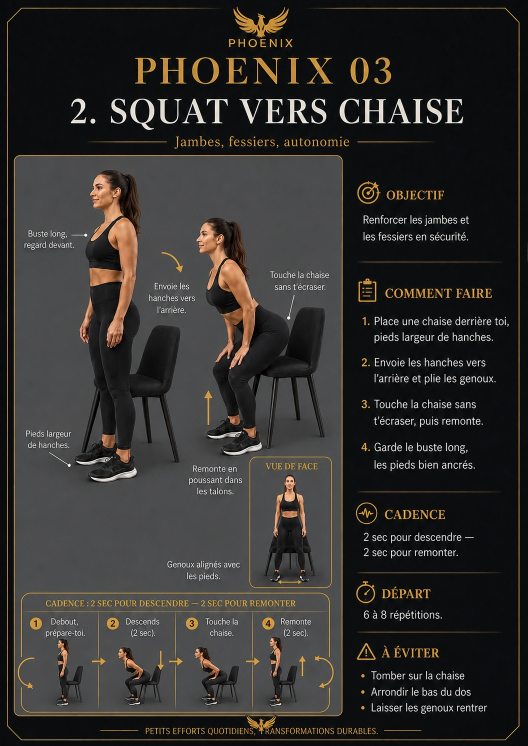
#> input picture assets/posters/v2/squat-vers-chaise-a4-v2.webp, 1055 x 1491 px (shown at 1/2 size)
$ python crop_a4_v2_regions.py
#> lines starting #> are read from the running program, lines starting #| are printed output that depends on the picture
from pathlib import Path

from PIL import Image


ROOT = Path(__file__).resolve().parents[1]
POSTERS = ROOT / "assets" / "posters" / "v2"
OUTPUT = ROOT / "assets" / "library-a4" / "v2"

# Coordinates are expressed in the 1055 × 1491 V2 master space.
# Mobile CSS deliberately rebuilds a complete four-sided gold frame around
# every section, so no crop depends on a neighbouring poster rule.
REGIONS = {
    "squat": {
        "source": POSTERS / "squat-vers-chaise-a4-v2.webp",
        "hero-grey": (29, 310, 686, 1184),
        "objective": (690, 348, 1027, 528),
        "comment-faire": (690, 526, 1027, 970),
        "cadence": (690, 966, 1027, 1137),
        "volume": (690, 1130, 1027, 1260),
        "a-eviter": (690, 1252, 1027, 1434),
        "sequence": (42, 1182, 686, 1435),
    },
    "one-arm-row": {
        "source": POSTERS / "tirage-un-bras-appui-a4-v2.webp",
        "hero-grey": (38, 324, 671, 1178),
        "objective": (686, 350, 1027, 551),
        "comment-faire": (686, 548, 1027, 967),
        "cadence": (686, 965, 1027, 1148),
        "volume": (686, 1145, 1027, 1278),
        "a-eviter": (686, 1275, 1027, 1427),
        "sequence": (39, 1176, 671, 1424),
    },
}


for movement, config in REGIONS.items():
    destination = OUTPUT / movement
    destination.mkdir(parents=True, exist_ok=True)
    with Image.open(config["source"]).convert("RGB") as poster:
#> poster is the input picture: PIL image 1055x1491 RGB; mean R, G, B 49.9, 48.1, 45.7
        for name, box in config.items():
            if name == "source":
                continue
            poster.crop(box).save(
                destination / f"{name}.webp",
                "WEBP",
                quality=94,
                method=6,
            )
#> this loop made 8 passes
#> pass 2, `poster.crop(box).save( destination / f"{name}.webp", "WEBP", quality=9..`:
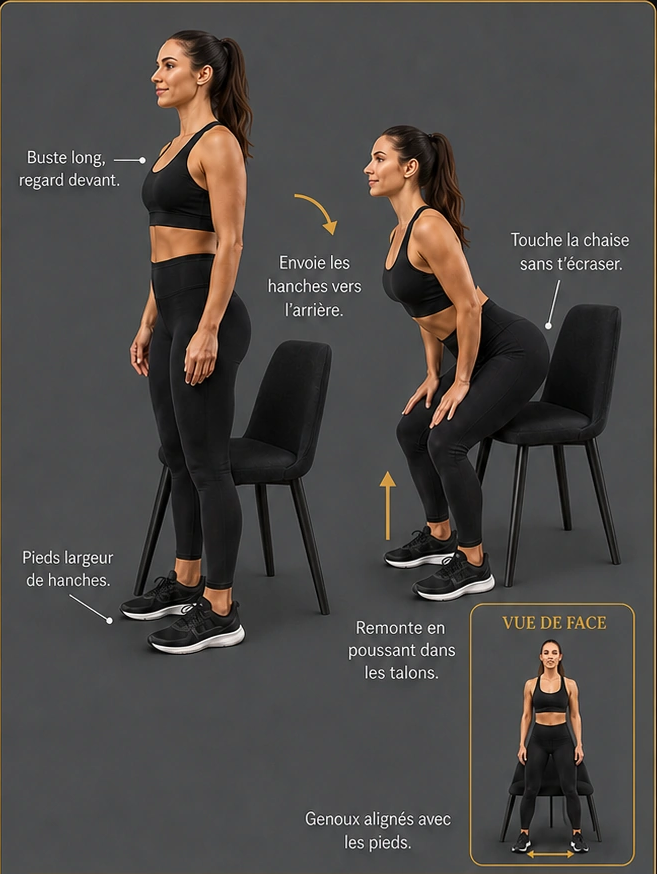
#> saved as hero-grey.webp: PIL image 657x874 RGB; mean R, G, B 76.3, 72.8, 70.5
#> pass 2 of the loop `for movement, config in REGIONS.items():`:
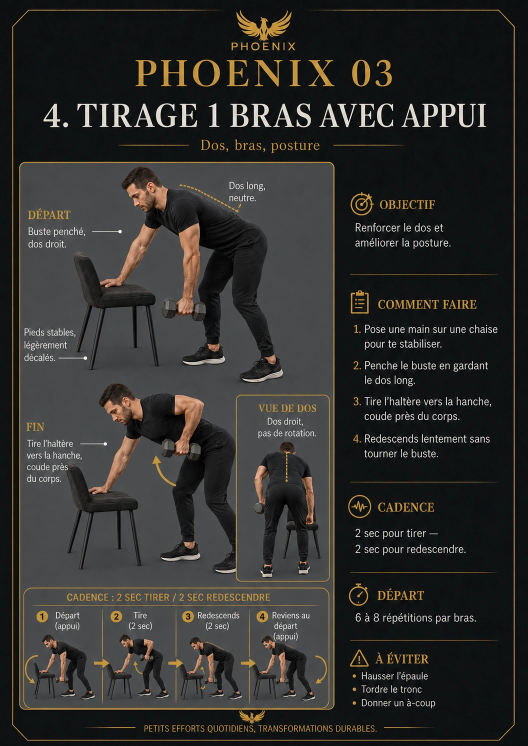
#> input picture assets/posters/v2/tirage-un-bras-appui-a4-v2.webp, 1055 x 1491 px (shown at 1/2 size)
#> poster is the input picture: PIL image 1055x1491 RGB; mean R, G, B 47.4, 46.9, 44.5
#> the loop `for name, box in config.items():` made 8 passes
#> pass 2, `poster.crop(box).save( destination / f"{name}.webp", "WEBP", quality=9..`:
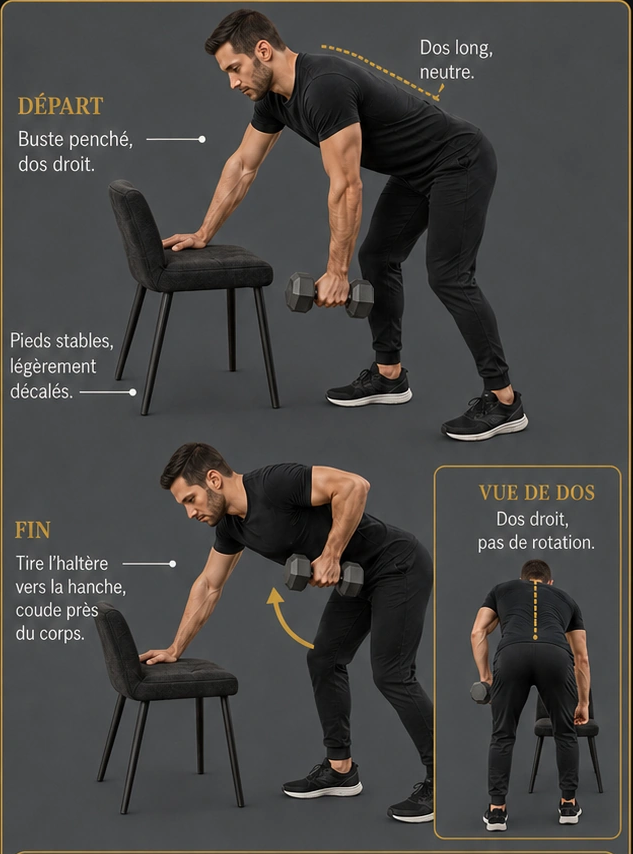
#> saved as hero-grey.webp: PIL image 633x854 RGB; mean R, G, B 72.2, 70.4, 68.3
